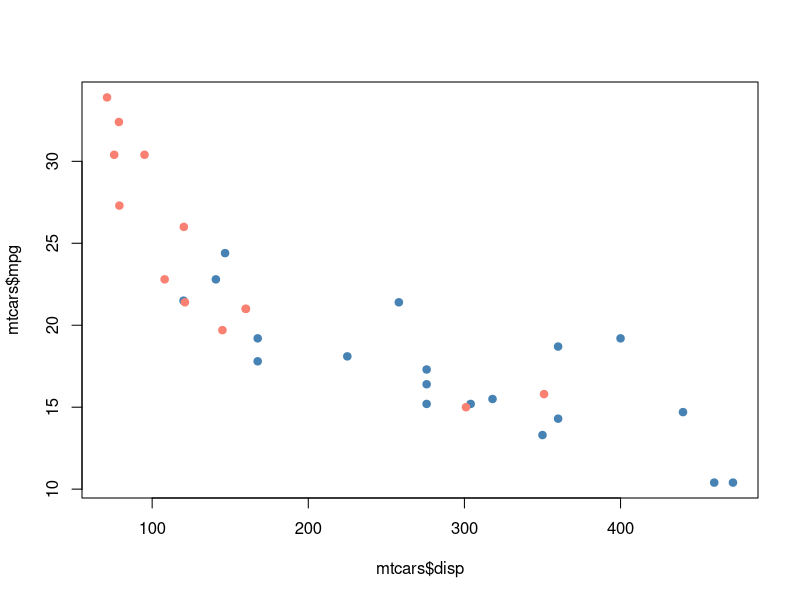
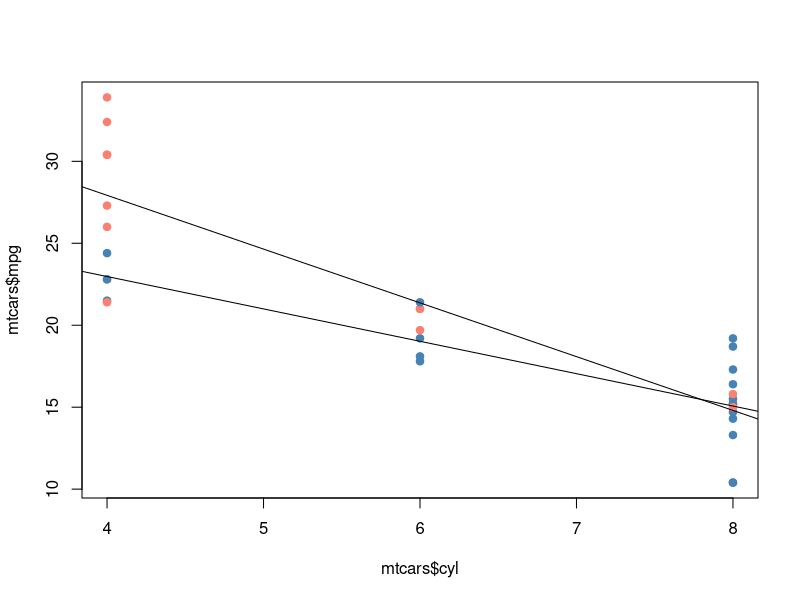
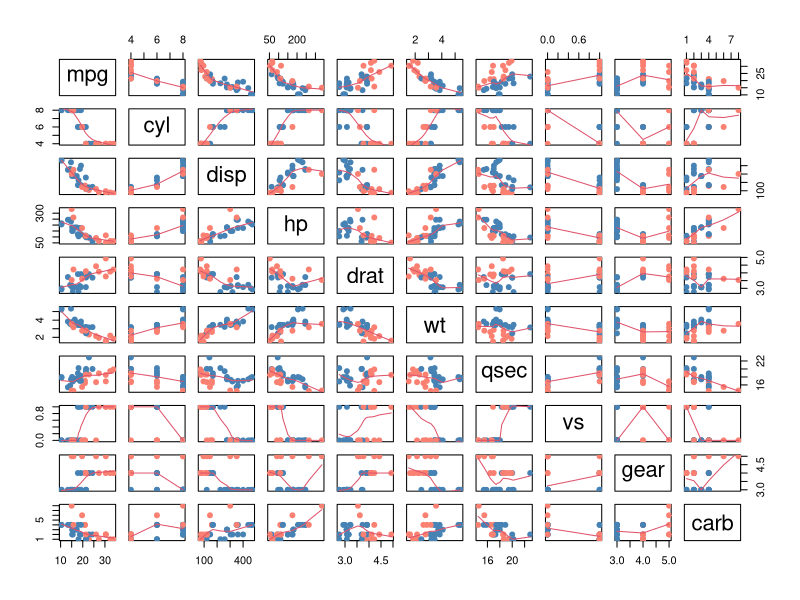
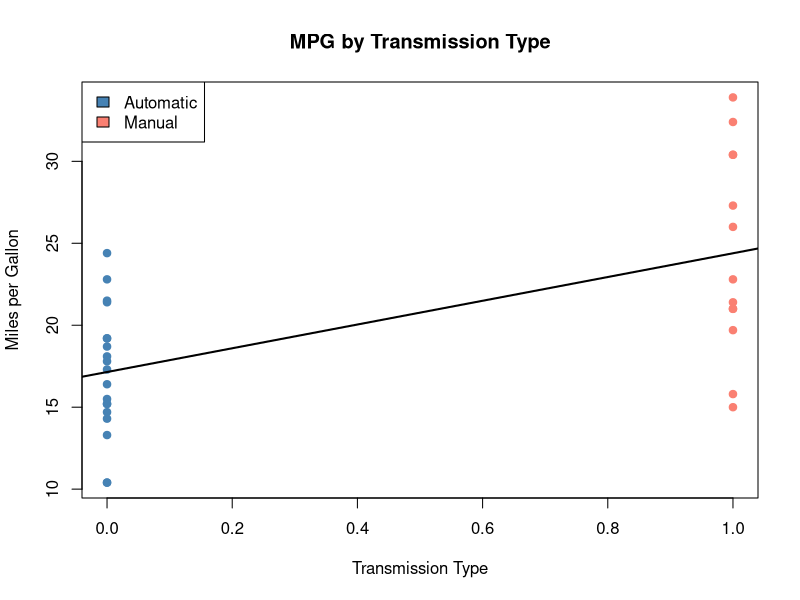

These charts were generated, in order, by the following R code:
## ---- chunk 1
library(datasets)
data(mtcars)
## ---- chunk 2
#qplot(mtcars$disp, mtcars$mpg, color=mtcars$am)
plot(mtcars$disp, mtcars$mpg, col=ifelse(mtcars$am==1, "salmon", "steelblue"), pch=19)
## ---- chunk 3
plot(mtcars$cyl, mtcars$mpg, col=ifelse(mtcars$am==1, "salmon", "steelblue"), pch=19)
abline(lm(mpg~cyl, data=subset(mtcars, mtcars$am==1)))
abline(lm(mpg~cyl, data=subset(mtcars, mtcars$am==0)))
## ---- chunk 4
lmtest <- lm(mpg~am*cyl + am*disp + am*hp + am*drat + am*wt + am*qsec + am*vs + am*gear + am*carb, data=mtcars)
summary(lmtest)
## ---- chunk 5
pairs(mtcars[,-9], panel=panel.smooth, col=ifelse(mtcars$am==1, "salmon", "steelblue"), pch=19)
## ---- chunk 6
plot(mtcars$am, mtcars$mpg, pch=19, col=ifelse(mtcars$am==1, "salmon", "steelblue"), xlab="Transmission Type", ylab="Miles per Gallon", main="MPG by Transmission Type")
legend("topleft", fill=c("steelblue", "salmon"), legend=c("Automatic", "Manual"))
lmobvious <- lm(mpg~am, data=mtcars)
abline(lmobvious, lwd=2)
